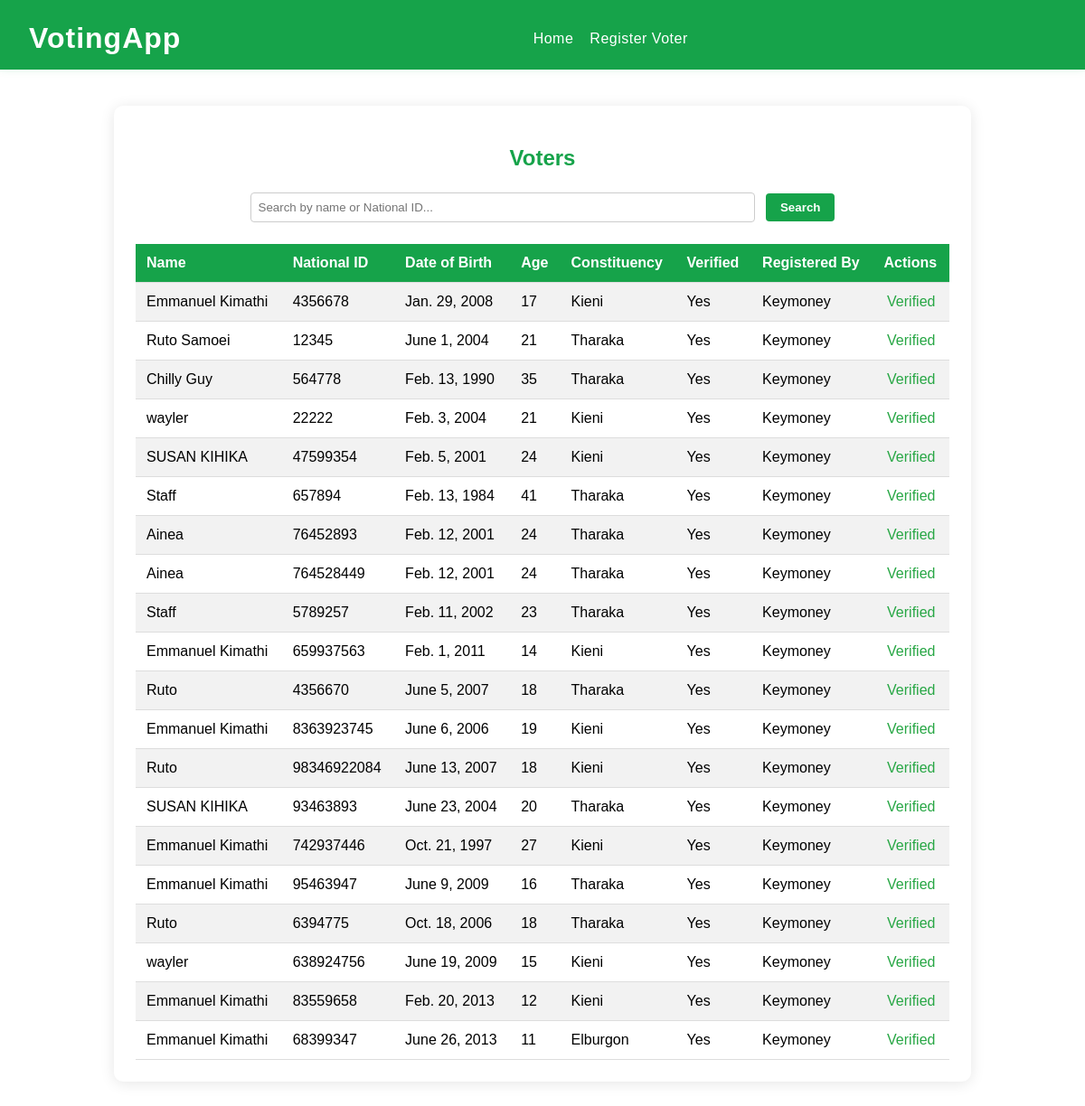
The page /evoting/voters/ (signed in) on the database its author committed.
### Evoting/models.py (models this page shows, shortened)
class Voter(models.Model):
    national_id = models.CharField(max_length=20, unique=True)
    name = models.CharField(max_length=100)
    date_of_birth = models.DateField(null=True, blank=True)
    age = models.PositiveIntegerField(null=True, blank=True)
    constituency = models.CharField(max_length=100, null=True, blank=True)
    has_voted = models.BooleanField(default=False)
    is_verified = models.BooleanField(default=False)
    registered_by = models.ForeignKey(
        settings.AUTH_USER_MODEL, null=True, blank=True, on_delete=models.SET_NULL, related_name='registered_voters'
    )
    registered_at = models.DateTimeField(auto_now_add=True)
    verified_by = models.ForeignKey(
        settings.AUTH_USER_MODEL, null=True, blank=True, on_delete=models.SET_NULL, related_name='verified_voters'
    )
    verified_at = models.DateTimeField(null=True, blank=True)
    voted_by = models.ForeignKey(
        settings.AUTH_USER_MODEL, null=True, blank=True, on_delete=models.SET_NULL, related_name='voted_voters'
    )
    voted_at = models.DateTimeField(null=True, blank=True)
    email = models.EmailField(null=True, blank=True)
    faculty = models.CharField(
        max_length=50, choices=FACULTY_CHOICES, null=True, blank=True
    )

### Evoting/views.py (the view)
# urls.py: path('voters/', views.voter_list, name='voter_list'),
@login_required
def voter_list(request):
    query = request.GET.get('q', '')
    voters = Voter.objects.all()
    if query:
        voters = voters.filter(
            Q(name__icontains=query) | Q(national_id__icontains=query)
        )
    return render(request, 'voter_list.html', {'voters': voters})

### Evoting/templates/voter_list.html (shortened to what this page needs)
<!DOCTYPE html>
<html lang="en">
<head>
</head>
<body>
    <div class="header">
        <span>VotingApp</span>
        <nav style="flex: 1; display: flex; justify-content: center; align-items: center;">
            <a href="{% url 'Evoting:index' %}">Home</a>
            <a href="{% url 'Evoting:register_voter' %}">Register Voter</a>
        </nav>
    </div>
    <div class="container">
        <h2>Voters</h2>
        <form method="get" class="search-form">
            <input type="text" name="q" placeholder="Search by name or National ID..." value="{{ request.GET.q|default:'' }}">
            <button type="submit">Search</button>
        </form>
        <table>
            <tr>
                <th>Name</th>
                <th>National ID</th>
                <th>Date of Birth</th>
                <th>Age</th>
                <th>Constituency</th>
                <th>Verified</th>
                <th>Registered By</th>
                <th>Actions</th>
            </tr>
            {% for voter in voters %}
            <tr>
                <td>{{ voter.name }}</td>
                <td>{{ voter.national_id }}</td>
                <td>{{ voter.date_of_birth }}</td>
                <td>{{ voter.age }}</td>
                <td>{{ voter.constituency }}</td>
                <td>{{ voter.is_verified|yesno:"Yes,No" }}</td>
                <td>{{ voter.registered_by }}</td>
                <td class="actions">
                    {% if not voter.is_verified and voter.registered_by == user %}
                        <a class="button" href="{% url 'Evoting:verify_voter' voter.id %}">Verify</a>
                    {% elif voter.is_verified %}
                        <span style="color: #28a745;">Verified</span>
                    {% endif %}
                </td>
            </tr>
            {% empty %}
            <tr>
                <td colspan="8" style="text-align:center;">No voters found.</td>
            </tr>
            {% endfor %}
        </table>
    </div>
</body>
</html>

### Evoting/templates/voter_list.html (style rules this page uses)
body { font-family: Arial, sans-serif; background: #fff; margin: 0; padding: 0; }
.header { background: #16a34a; color: #fff; padding: 24px 0 16px 0; text-align: center; font-size: 2rem; font-weight: bold; letter-spacing: 1px; margin-bottom: 32px; box-shadow: 0 2px 8px rgba(22,163,74,0.08); display: flex; align-items: center; justify-content: space-between; }
.header span { margin-left: 32px; font-size: 2rem; font-weight: bold; letter-spacing: 1px; }
.header nav { margin-right: 32px; display: flex; align-items: center; }
.header nav a { color: #fff; text-decoration: none; margin-right: 18px; font-weight: 400; font-size: 1rem; letter-spacing: 0.5px; }
.container { max-width: 900px; margin: 40px auto; background: #fff; padding: 24px; border-radius: 10px; box-shadow: 0 2px 16px rgba(0,0,0,0.10); }
h2 { text-align: center; margin-bottom: 24px; color: #16a34a; }
form.search-form { text-align: center; margin-bottom: 20px; }
input[type="text"] { padding: 8px; width: 60%; border: 1px solid #ccc; border-radius: 4px; }
button[type="submit"] { padding: 8px 16px; background: #16a34a; color: #fff; border: none; border-radius: 4px; margin-left: 8px; font-weight: bold; cursor: pointer; transition: background 0.2s; }
table { width: 100%; border-collapse: collapse; margin-top: 24px; background: #fff; }
th, td { padding: 12px; border-bottom: 1px solid #ddd; text-align: left; }
th { background: #16a34a; color: #fff; }
tr:nth-child(even) { background: #f2f2f2; }
.actions { text-align: center; }

### rows shown on the page
Voter: name "Emmanuel Kimathi", national_id "4356678", date_of_birth "Jan. 29, 2008", age "17", constituency "Kieni", is_verified "Yes", registered_by "Keymoney", shows "Verified"
Voter: name "Ruto Samoei", national_id "12345", date_of_birth "June 1, 2004", age "21", constituency "Tharaka", is_verified "Yes", registered_by "Keymoney", shows "Verified"
Voter: name "Chilly Guy", national_id "564778", date_of_birth "Feb. 13, 1990", age "35", constituency "Tharaka", is_verified "Yes", registered_by "Keymoney", shows "Verified"
Voter: name "wayler", national_id "22222", date_of_birth "Feb. 3, 2004", age "21", constituency "Kieni", is_verified "Yes", registered_by "Keymoney", shows "Verified"
Voter: name "SUSAN KIHIKA", national_id "47599354", date_of_birth "Feb. 5, 2001", age "24", constituency "Kieni", is_verified "Yes", registered_by "Keymoney", shows "Verified"
Voter: name "Staff", national_id "657894", date_of_birth "Feb. 13, 1984", age "41", constituency "Tharaka", is_verified "Yes", registered_by "Keymoney", shows "Verified"
Voter: name "Ainea", national_id "76452893", date_of_birth "Feb. 12, 2001", age "24", constituency "Tharaka", is_verified "Yes", registered_by "Keymoney", shows "Verified"
Voter: name "Ainea", national_id "764528449", date_of_birth "Feb. 12, 2001", age "24", constituency "Tharaka", is_verified "Yes", registered_by "Keymoney", shows "Verified"
Voter: name "Staff", national_id "5789257", date_of_birth "Feb. 11, 2002", age "23", constituency "Tharaka", is_verified "Yes", registered_by "Keymoney", shows "Verified"
Voter: name "Emmanuel Kimathi", national_id "659937563", date_of_birth "Feb. 1, 2011", age "14", constituency "Kieni", is_verified "Yes", registered_by "Keymoney", shows "Verified"
Voter: name "Ruto", national_id "4356670", date_of_birth "June 5, 2007", age "18", constituency "Tharaka", is_verified "Yes", registered_by "Keymoney", shows "Verified"
Voter: name "Emmanuel Kimathi", national_id "8363923745", date_of_birth "June 6, 2006", age "19", constituency "Kieni", is_verified "Yes", registered_by "Keymoney", shows "Verified"
Voter: name "Ruto", national_id "98346922084", date_of_birth "June 13, 2007", age "18", constituency "Kieni", is_verified "Yes", registered_by "Keymoney", shows "Verified"
Voter: name "SUSAN KIHIKA", national_id "93463893", date_of_birth "June 23, 2004", age "20", constituency "Tharaka", is_verified "Yes", registered_by "Keymoney", shows "Verified"
Voter: name "Emmanuel Kimathi", national_id "742937446", date_of_birth "Oct. 21, 1997", age "27", constituency "Kieni", is_verified "Yes", registered_by "Keymoney", shows "Verified"
Voter: name "Emmanuel Kimathi", national_id "95463947", date_of_birth "June 9, 2009", age "16", constituency "Tharaka", is_verified "Yes", registered_by "Keymoney", shows "Verified"
Voter: name "Ruto", national_id "6394775", date_of_birth "Oct. 18, 2006", age "18", constituency "Tharaka", is_verified "Yes", registered_by "Keymoney", shows "Verified"
Voter: name "wayler", national_id "638924756", date_of_birth "June 19, 2009", age "15", constituency "Kieni", is_verified "Yes", registered_by "Keymoney", shows "Verified"
Voter: name "Emmanuel Kimathi", national_id "83559658", date_of_birth "Feb. 20, 2013", age "12", constituency "Kieni", is_verified "Yes", registered_by "Keymoney", shows "Verified"
Voter: name "Emmanuel Kimathi", national_id "68399347", date_of_birth "June 26, 2013", age "11", constituency "Elburgon", is_verified "Yes", registered_by "Keymoney", shows "Verified"
